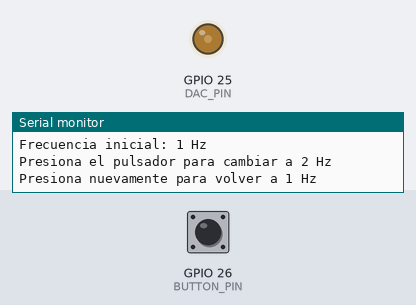
The sketch below on a simulated ESP32. Shown: output pins drawn as LEDs (lit = HIGH), the last lines printed to the serial monitor. The inputs (shaded band) are chosen by the test bench; at power-on: GPIO 26 (BUTTON_PIN) HIGH.

Above: at 1.2 s.
1.3 s: GPIO 26 (BUTTON_PIN) pulled LOW for 0.15 s
At 2.65 s:
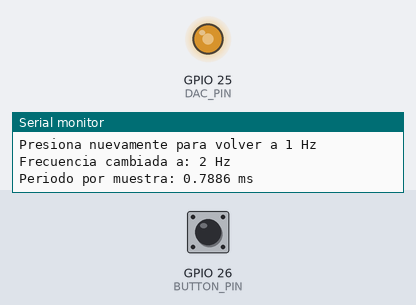
4.4 s: GPIO 26 (BUTTON_PIN) pulled LOW for 1 s
7.4 s: GPIO 26 (BUTTON_PIN) pulled LOW for 0.15 s
Timing chart, 0 to 17.4 s (numbered marks = the images above; inputs shaded):
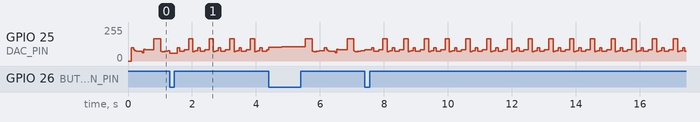

Measured:
- by itself, GPIO 25 (DAC_PIN): repeats every 0.65 s: 74/255 0.14 s, 83/255 0.14 s, 166/255 0.14 s, 70/255 0.01 s, 71/255 0.03 s, 72/255 0.04 s, 77/255 0.07 s, 99/255 0.07 s

The sketch:

ecg_generator.ino
```cpp
// Parámetros de la señal ECG
// Array de datos ECG (el compilador contará automáticamente)

const int ecg_data[] = {
  0,13,25,37,47,57,66,73,80,85,89,93,95,96,97,97,96,96,94,93,92,90,89,88,87,86,85,85,85,84,84,85,85,86,86,87,88,89,91,92,93,94,95,96,97,97,98,98,98,99,99,99,99,99,99,99,99,99,99,98,98,98,97,97,96,95,95,94,94,93,93,92,92,91,91,90,90,89,89,88,88,87,86,86,85,85,84,84,83,83,83,83,82,82,82,81,81,80,80,80,79,79,79,79,78,78,78,78,78,78,77,77,77,77,76,76,76,75,75,75,74,74,74,74,74,74,74,74,74,74,74,74,74,74,74,74,74,74,74,74,75,75,74,74,74,73,72,71,69,67,66,63,61,59,56,54,51,49,46,44,41,39,38,37,36,37,38,40,43,47,52,58,65,73,83,93,104,115,127,140,152,165,177,189,201,212,222,231,239,245,250,253,255,255,254,250,246,239,232,224,214,204,193,182,171,160,149,138,128,118,109,100,93,86,80,75,70,67,64,62,61,61,61,61,62,64,65,67,68,70,72,74,76,77,79,81,82,84,85,86,87,88,89,89,89,89,89,89,89,88,88,87,87,87,86,86,86,85,85,85,84,84,84,83,83,83,83,83,83,83,83,83,83,84,84,84,85,85,85,85,86,86,86,86,86,87,87,88,88,89,89,90,90,91,91,91,92,92,92,93,93,94,94,95,95,96,96,97,97,98,98,99,99,100,100,101,101,102,102,103,104,104,105,106,107,108,108,109,110,111,111,112,113,113,114,115,116,117,117,118,119,120,121,122,123,123,124,125,126,126,127,128,129,130,131,132,133,134,135,136,137,138,139,140,141,141,142,143,144,145,146,147,148,149,150,151,152,152,153,154,155,155,156,157,157,158,159,159,160,161,162,162,163,164,164,165,165,165,166,166,166,166,166,166,166,166,166,166,166,165,165,164,163,163,162,161,160,159,158,157,156,155,154,153,152,150,149,148,147,145,144,142,141,139,138,137,135,134,133,131,130,129,128,126,125,123,122,121,119,118,116,115,114,112,111,110,109,108,107,106,105,104,102,101,100,99,98,97,96,95,94,93,92,92,91,90,90,89,88,87,87,86,85,84,84,83,83,82,82,82,81,81,80,80,80,79,79,78,78,77,77,77,76,76,76,76,75,75,75,75,75,74,74,74,73,73,73,72,72,72,72,72,72,71,71,71,71,71,71,71,71,70,70,70,70,70,70,70,70,70,70,71,71,71,71,71,71,71,71,71,71,71,71,71,71,71,71,71,72,72,72,72,72,72,72,71,71,71,71,71,72,72,72,72,72,72,72,72,72,72,72,72,72,72,72,72,72,72,72,72,72,72,72,72,72,72,72,72,72,72,72,73,73,73,74,74,75,75,76,76,77,77,77,77,77,77,77,77,76,76,75,74,73,71,70,68,67,65,63,61,59,57,55,53

};

// El tamaño se calcula automáticamente
const int ECG_VALUES = sizeof(ecg_data) / sizeof(ecg_data[0]);
// Pines
const int DAC_PIN = 25;      // GPIO25 (DAC1)
const int BUTTON_PIN = 26;   // GPIO26 para el pulsador (cambia si lo necesitas)

// Variables de frecuencia
float current_frequency = 1.0;  // Frecuencia actual en Hz (1Hz por defecto)
float period_ms;                // Periodo actual en ms
unsigned long last_sample_time = 0;
unsigned long last_button_time = 0;
const unsigned long debounce_delay = 50;  // Delay anti-rebote

// Variables de control
int sample_index = 0;
bool frequency_toggle = false;  // false = 1Hz, true = 2Hz

void setup() {
  Serial.begin(115200);

  // Configurar pines
  pinMode(DAC_PIN, OUTPUT);
  pinMode(BUTTON_PIN, INPUT_PULLUP);  // Pulsador con resistencia pull-up interna

  // Calcular periodo inicial
  update_period();

  Serial.println("Generador de señal ECG iniciado");
  Serial.println("Frecuencia inicial: 1 Hz");
  Serial.println("Presiona el pulsador para cambiar a 2 Hz");
  Serial.println("Presiona nuevamente para volver a 1 Hz");
}

void loop() {
  unsigned long current_time = millis();

  // Control del pulsador (toggle)
  if (digitalRead(BUTTON_PIN) == LOW) {
    if (current_time - last_button_time > debounce_delay) {
      frequency_toggle = !frequency_toggle;

      if (frequency_toggle) {
        current_frequency = 2.0;
        Serial.println("Frecuencia cambiada a: 2 Hz");
      } else {
        current_frequency = 1.0;
        Serial.println("Frecuencia cambiada a: 1 Hz");
      }

      update_period();
      last_button_time = current_time;

      // Pequeña pausa para evitar múltiples detecciones
      delay(200);
    }
  }

  // Generación de la señal ECG
  if (current_time - last_sample_time >= period_ms) {
    // Obtener valor ECG actual (ajustar si hay valores negativos)
    int ecg_value = ecg_data[sample_index];

    // Asegurar que el valor esté en el rango 0-255 para DAC de 8 bits
    if (ecg_value < 0) {
      ecg_value = 0;
    } else if (ecg_value > 255) {
      ecg_value = 255;
    }

    // Escribir en el DAC (GPIO25)
    dacWrite(DAC_PIN, ecg_value);

    // Actualizar índice circular
    sample_index++;
    if (sample_index >= ECG_VALUES) {
      sample_index = 0;
    }

    last_sample_time = current_time;
  }
}

void update_period() {
  // Calcular periodo en milisegundos
  // T = 1/f * 1000 (ms)
  // Dividimos entre el número de muestras para obtener el tiempo por muestra
  period_ms = (1000.0 / current_frequency) / ECG_VALUES;

  Serial.print("Periodo por muestra: ");
  Serial.print(period_ms, 4);
  Serial.println(" ms");
}
```
